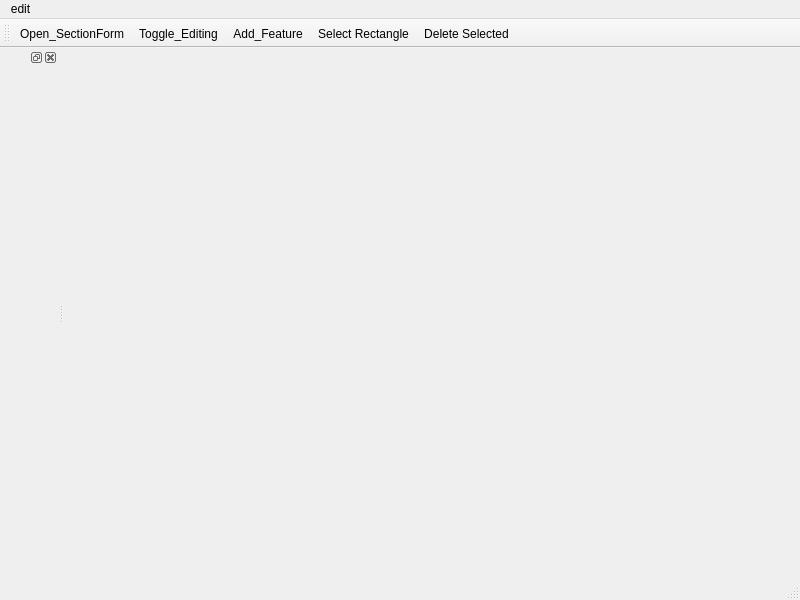
<?xml version="1.0" encoding="UTF-8"?>
<ui version="4.0">
 <class>BcmsApp</class>
 <widget class="QMainWindow" name="BcmsApp">
  <property name="windowModality">
   <enum>Qt::NonModal</enum>
  </property>
  <property name="geometry">
   <rect>
    <x>0</x>
    <y>0</y>
    <width>800</width>
    <height>600</height>
   </rect>
  </property>
  <property name="windowTitle">
   <string>BcmsApp</string>
  </property>
  <widget class="QWidget" name="centralwidget"/>
  <widget class="QMenuBar" name="menubar">
   <property name="geometry">
    <rect>
     <x>0</x>
     <y>0</y>
     <width>800</width>
     <height>21</height>
    </rect>
   </property>
   <widget class="QMenu" name="menuedit">
    <property name="title">
     <string>edit</string>
    </property>
    <addaction name="actionToggle_Editing"/>
   </widget>
   <addaction name="menuedit"/>
  </widget>
  <widget class="QStatusBar" name="statusbar"/>
  <widget class="QDockWidget" name="layersDock">
   <attribute name="dockWidgetArea">
    <number>1</number>
   </attribute>
   <widget class="QWidget" name="dockWidgetContents"/>
  </widget>
  <widget class="QToolBar" name="toolBar">
   <property name="windowTitle">
    <string>toolBar</string>
   </property>
   <attribute name="toolBarArea">
    <enum>TopToolBarArea</enum>
   </attribute>
   <attribute name="toolBarBreak">
    <bool>false</bool>
   </attribute>
   <addaction name="actionOpen_SectionForm"/>
   <addaction name="actionToggle_Editing"/>
   <addaction name="actionAdd_Feature"/>
   <addaction name="actionSelect_Rectangle"/>
   <addaction name="actionDelete_Selected"/>
  </widget>
  <action name="actionToggle_Editing">
   <property name="checkable">
    <bool>true</bool>
   </property>
   <property name="icon">
    <iconset resource="resource.qrc">
     <normaloff>:/img/mActionToggleEditing.png</normaloff>:/img/mActionToggleEditing.png</iconset>
   </property>
   <property name="text">
    <string>Toggle_Editing</string>
   </property>
  </action>
  <action name="actionAdd_Feature">
   <property name="icon">
    <iconset resource="resource.qrc">
     <normaloff>:/img/symbologyAdd.png</normaloff>:/img/symbologyAdd.png</iconset>
   </property>
   <property name="text">
    <string>Add_Feature</string>
   </property>
  </action>
  <action name="actionSelect_Rectangle">
   <property name="icon">
    <iconset resource="resource.qrc">
     <normaloff>:/img/mActionSelectRectangle.svg</normaloff>:/img/mActionSelectRectangle.svg</iconset>
   </property>
   <property name="text">
    <string>Select Rectangle</string>
   </property>
   <property name="toolTip">
    <string>選擇圖層</string>
   </property>
  </action>
  <action name="actionDelete_Selected">
   <property name="icon">
    <iconset resource="resource.qrc">
     <normaloff>:/img/mActionDeleteSelected.svg</normaloff>:/img/mActionDeleteSelected.svg</iconset>
   </property>
   <property name="text">
    <string>Delete Selected</string>
   </property>
   <property name="toolTip">
    <string>刪除選擇圖層</string>
   </property>
  </action>
  <action name="actionOpen_SectionForm">
   <property name="icon">
    <iconset resource="resource.qrc">
     <normaloff>:/img/mActionAddNonDbLayer.png</normaloff>:/img/mActionAddNonDbLayer.png</iconset>
   </property>
   <property name="text">
    <string>Open_SectionForm</string>
   </property>
   <property name="toolTip">
    <string>開啟地段</string>
   </property>
  </action>
 </widget>
 <resources>
  <include location="resource.qrc"/>
 </resources>
 <connections/>
</ui>
